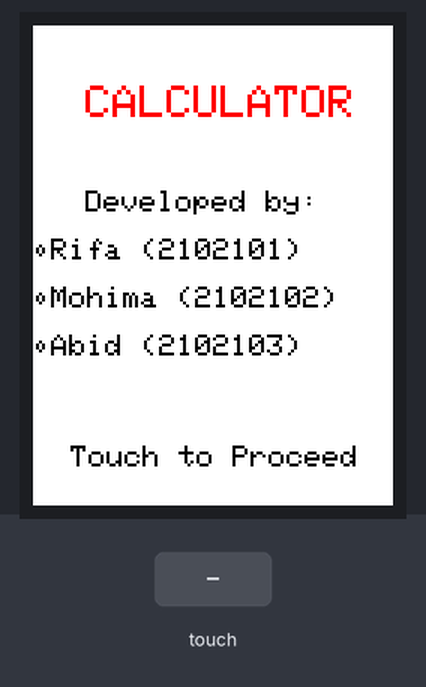
The sketch below on a simulated Arduino Uno, built with avr-gcc and run on an emulated ATmega328P. Parts: 240×320 colour display. The test bench sets the inputs (shaded band). What the sketch prints to the serial monitor is not drawn.

Above: at 1.1 s.
1.2 s: touch panel pressed at 13 % / 10 % of its raw x / y range
At 1.8 s:
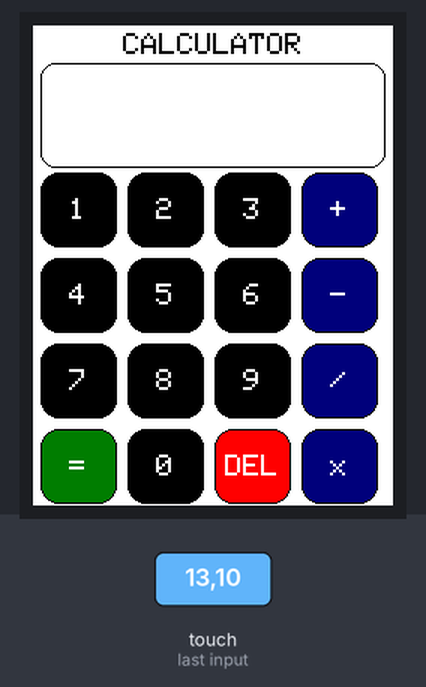
2.8 s: touch panel pressed at 38 % / 10 % of its raw x / y range
At 3.2 s:
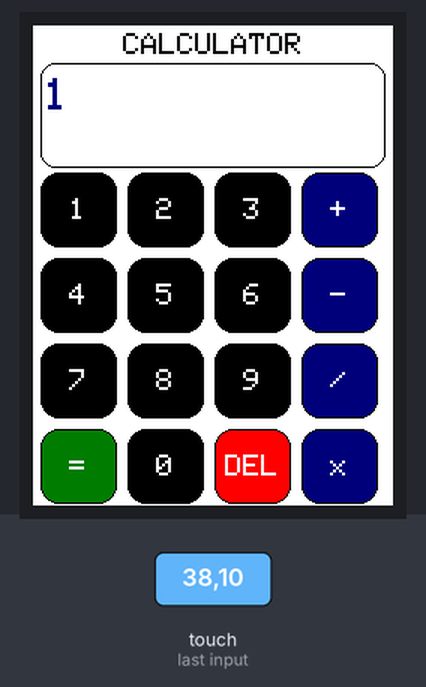
4.3 s: touch panel pressed at 38 % / 50 % of its raw x / y range
At 5.1 s:
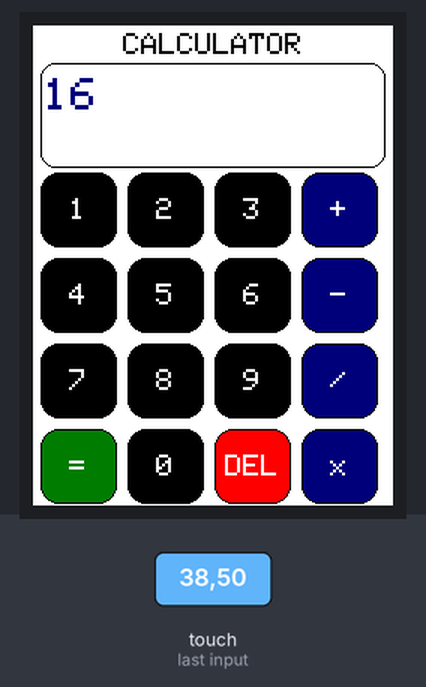
6.1 s: touch panel pressed at 62 % / 50 % of its raw x / y range
At 7.6 s:
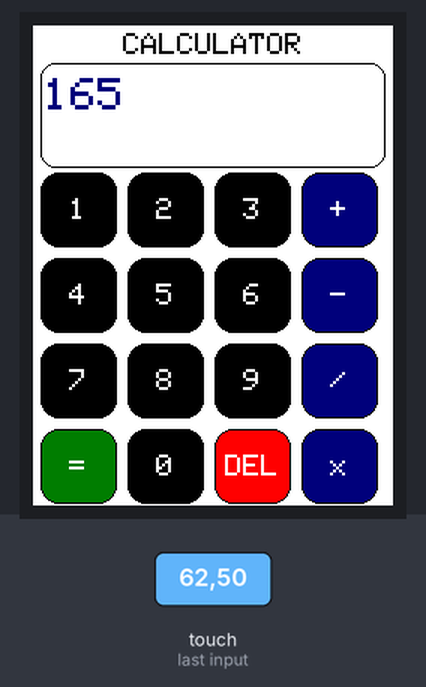
7.9 s: touch panel pressed at 87 % / 50 % of its raw x / y range
At 9.1 s:
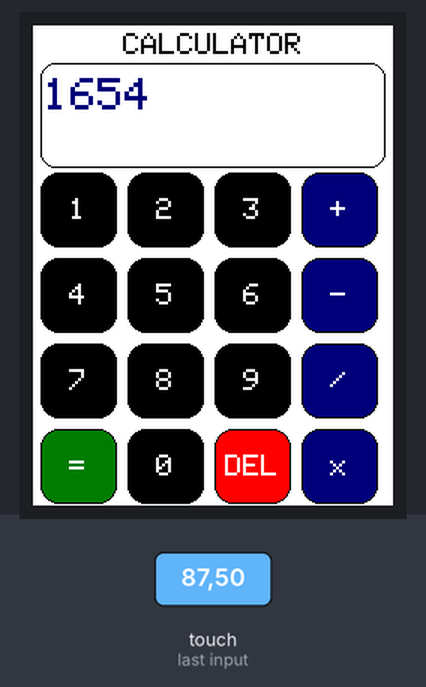
9.7 s: touch panel pressed at 38 % / 70 % of its raw x / y range
At 10.5 s:
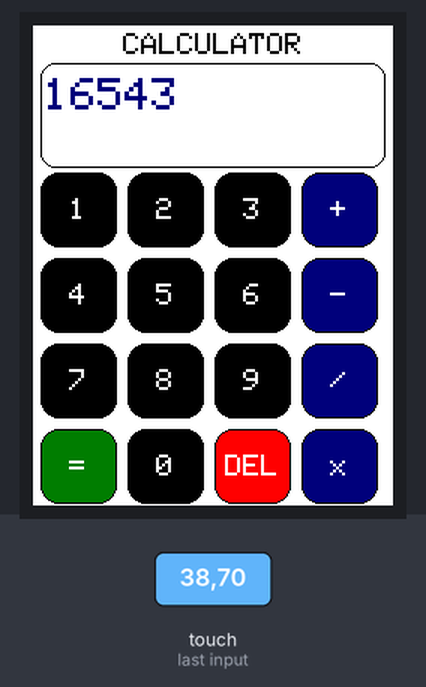
Timing chart, 0 to 12.5 s (numbered marks = the images above; inputs shaded):
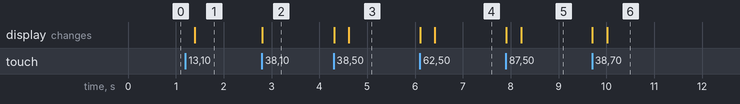

The sketch:

calculator.ino
```cpp
#include <Adafruit_GFX.h>
#include <MCUFRIEND_kbv.h>
MCUFRIEND_kbv tft;
#include <TouchScreen.h>
#define MINPRESSURE 200
#define MAXPRESSURE 1000

const int XP = 7, XM = A1, YP = A2, YM = 6; // 240x320 ID=0x9341
const int TS_LEFT = 918, TS_RT = 201, TS_TOP = 932, TS_BOT = 223;
TouchScreen ts = TouchScreen(XP, YP, XM, YM, 300);

#define BLACK 0x0000
#define BLUE 0x000F
#define RED 0xF800
#define GREEN 0x03E0
#define CYAN 0x07FF
#define MAGENTA 0xF81F
#define YELLOW 0xFFE0
#define WHITE 0xFFFF
#define BUTTON_X 30
#define BUTTON_Y 123
#define BUTTON_W 51
#define BUTTON_H 50
#define BUTTON_SPACING_X 07
#define BUTTON_SPACING_Y 07
#define BUTTON_TEXTSIZE 2

char buttonlabels[16][5] = {"1", "2", "3", "+", "4", "5", "6", "-", "7", "8", "9", "/", "=", "0", "DEL", "x"};
uint16_t buttoncolors[16] = {BLACK, BLACK, BLACK, BLUE, BLACK, BLACK, BLACK, BLUE, BLACK, BLACK, BLACK, BLUE, GREEN, BLACK, RED, BLUE};
Adafruit_GFX_Button buttons[16];
int col = 0, row = 0, z = 0, i, j;
#define TEXT_X 5
#define TEXT_Y 25
#define TEXT_W (tft.width() - 10)
#define TEXT_H 70
#define TEXT_TSIZE 3
#define TEXT_TCOLOR BLUE
char q;
int presskey;
int pass;
float num1, num2;

int operator_type = 0;
#define TEXT_LEN 10
char textfield[TEXT_LEN + 1] = "";
uint8_t textfield_i = 0;
float result = 0;

TSPoint tp;
boolean n = false;
int nc;
float fn; // final number
#define TS_MINX 138
#define TS_MINY 236
#define TS_MAXX 772
#define TS_MAXY 869

void setup()
{
    Serial.begin(9600);
    tft.reset();
    uint16_t ID = tft.readID();
    Serial.print("TFT ID = 0x");
    Serial.println(ID, HEX);
    Serial.println("Calibrate for your Touch Panel");
    if (ID == 0xD3D3)
        ID = 0x9486; // write-only shield
    tft.begin(ID);
    tft.setRotation(0); // PORTRAIT
    tft.fillScreen(WHITE);

    // welcome screen
    uint16_t width = tft.width() - 1;
    uint16_t height = tft.height() - 1;
    uint8_t border = 10;
    tft.fillScreen(WHITE);
    tft.fillRect(border, border, (width - border * 2), (height - border * 2), WHITE);
    tft.setTextSize(3);
    tft.setTextColor(RED);
    tft.setCursor((tft.width() / 2) - 85, 40);
    tft.println("CALCULATOR");
    tft.setCursor((tft.width() / 2) - 85, 110);
    tft.setTextSize(2);
    tft.setTextColor(BLACK);
    tft.println("Developed by: \n\n\tRifa (2102101) \n\n\tMohima (2102102) \n\n\tAbid (2102103)");
    tft.setCursor((tft.width() / 2) - 95, 280);
    tft.println("Touch to Proceed");

    do
    {
        tp = ts.getPoint();
        pinMode(XM, OUTPUT);
        pinMode(YP, OUTPUT);
    } while ((tp.z < MINPRESSURE) || (tp.z > MAXPRESSURE));

    tp.x = map(tp.x, TS_LEFT, TS_RT, 0, tft.width());
    tp.y = map(tp.y, TS_TOP, TS_BOT, 0, tft.height());

    tft.fillScreen(WHITE);
    tft.setCursor((tft.width() / 2) - 60, 5);
    tft.setTextSize(2);
    tft.setTextColor(BLACK);
    tft.println("CALCULATOR");
    tft.drawRoundRect(TEXT_X, TEXT_Y, TEXT_W, TEXT_H, 10, BLACK);

    for (int i = 0; i < 4; i++)
    {
        for (int j = 0; j < 4; j++)
        {
            row = i;
            col = j;

            buttons[z].initButton(&tft, BUTTON_X + col * (BUTTON_W + BUTTON_SPACING_X),
                                  BUTTON_Y + row * (BUTTON_H + BUTTON_SPACING_Y),
                                  BUTTON_W, BUTTON_H, BLACK, buttoncolors[z], WHITE,
                                  buttonlabels[z], BUTTON_TEXTSIZE);
            buttons[z].drawButton();
            z++;
        }
    }
}

void loop()
{
    do
    {
        tp = ts.getPoint();
        pinMode(XM, OUTPUT);
        pinMode(YP, OUTPUT);
    } while ((tp.z < MINPRESSURE) || (tp.z > MAXPRESSURE));

    tp.x = map(tp.x, TS_LEFT, TS_RT, 0, tft.width());
    tp.y = map(tp.y, TS_TOP, TS_BOT, 0, tft.height());

    if (n == true)
    {
        tft.setCursor(TEXT_X + 2, TEXT_Y + 40);
        tft.setTextColor(TEXT_TCOLOR, WHITE);
        tft.setTextSize(TEXT_TSIZE);
        tft.print(" ");
        tft.setCursor(TEXT_X + 2, TEXT_Y + 10);
        tft.print(" ");
        n = false;
    }

    for (uint8_t b = 0; b < 16; b++)
    {
        if (buttons[b].contains(tp.x, tp.y))
        {
            buttons[b].press(true);
            q = b;
        }
        else
        {
            buttons[b].press(false);
        }
    }
    Serial.print("value of q: ");
    Serial.println(q);

    if (q == 3 || q == 7 || q == 11 || q == 12 || q == 14 || q == 15)
    {
        switch (q)
        {
        case 3:
            operator_type = 1;
            pressed_button();
            animate();
            display_text();
            break;
        case 7:
            operator_type = 2;
            pressed_button();
            animate();
            display_text();
            break;
        case 11:
            operator_type = 3;
            pressed_button();
            animate();
            display_text();
            break;
        case 12:
            pressed_button();
            animate();
            break;
        case 14:
            pressed_button();
            animate();
            clr_button();
            break;
        case 15:
            operator_type = 4;
            pressed_button();
            animate();
            display_text();
            break;
        }
    }
    else
    {
        switch (q)
        {
        case 0:
            nc = 1;
            pressed_button();
            animate();
            display_text();
            break;
        case 1:
            nc = 2;
            pressed_button();
            animate();
            display_text();
            break;
        case 2:
            nc = 3;
            pressed_button();
            animate();
            display_text();
            break;
        case 4:
            nc = 4;
            pressed_button();
            animate();
            display_text();
            break;
        case 5:
            nc = 5;
            pressed_button();
            animate();
            display_text();
            break;
        case 6:
            nc = 6;
            pressed_button();
            animate();
            display_text();
            break;
        case 8:
            nc = 7;
            pressed_button();
            animate();
            display_text();
            break;
        case 9:
            nc = 8;
            pressed_button();
            animate();
            display_text();
            break;
        case 10:
            nc = 9;
            pressed_button();
            animate();
            display_text();
            break;
        case 13:
            nc = 0;
            pressed_button();
            animate();
            display_text();
            break;
        }
    }

    if (nc > 0 || q == 13)
    {
        switch (presskey)
        {
        case 0:
            fn = nc;
            break;
        case 1:
            fn = fn * 10 + nc;
            break;
        case 2:
            fn = fn * 10 + nc;
            break;
        case 3:
            fn = fn * 10 + nc;
            break;
        }
        Serial.print("presskey: ");
        Serial.println(presskey);
        nc = 0;
        presskey++;
        delay(200);
    }
    if (q == 3 || q == 7 || q == 11 || q == 12 || q == 15)
    {
        if (pass == 0)
        {
            presskey = 0;
            num1 = fn;
            pass++;
        }
        else if (pass == 1)
        {
            presskey = 0;
            num2 = fn;
        }
    }

    if (q == 12)
    {
        switch (operator_type)
        {
        case 1:
            result = num1 + num2;
            break;
        case 2:
            result = num1 - num2;
            break;
        case 3:
            result = num1 / num2;
            break;
        case 4:
            result = num1 * num2;
            break;
        }
        tft.setCursor(TEXT_X + 2, TEXT_Y + 40);
        tft.setTextColor(TEXT_TCOLOR, WHITE);
        tft.setTextSize(TEXT_TSIZE);
        tft.print('=');
        tft.print(result);

        q = 0;
        num1 = 0;
        num2 = 0;
        pass = 0;
        nc = 0;
        fn = 0;
        result = 0;
        operator_type = 0;
        char textfield[TEXT_LEN + 1] = "";
        textfield_i = 0;
        n = true;
    }
    Serial.print("pass: ");
    Serial.println(pass);
    Serial.print("fn: ");
    Serial.println(fn);
    Serial.print("num1: ");
    Serial.println(num1);
    Serial.print("num2: ");
    Serial.println(num2);
    Serial.print("operator: ");
    Serial.println(operator_type);
    Serial.print("result: ");
    Serial.println(result);
    delay(100);
}

void pressed_button()
{
    textfield[textfield_i] = buttonlabels[q][0];
    textfield_i++;
    textfield[textfield_i] = 0;
}

void animate()
{
    if (buttons[q].justPressed())
    {
        buttons[q].drawButton(true);
        delay(300);
        buttons[q].drawButton();
    }
}

void display_text()
{
    tft.setCursor(TEXT_X + 2, TEXT_Y + 10);
    tft.setTextColor(TEXT_TCOLOR, WHITE);
    tft.setTextSize(TEXT_TSIZE);
    tft.print(textfield);
}

void clr_button()
{
    q = 0;
    num1 = 0;
    num2 = 0;
    nc = 0;
    fn = 0;
    pass = 0;
    result = 0;
    char textfield[TEXT_LEN + 1] = "";
    textfield_i = 0;
    operator_type = 0;
    n = true;
}
```

Measured:
- after the input at 1.2 s, the display: changes after 0.19 s (image 1)
- after the input at 2.8 s, the display: changes at once (image 2)
- after the input at 4.3 s, the display: first changes at once (image 3 shows a later state)
- after the input at 6.1 s, the display: first changes at once (image 4 shows a later state)
- after the input at 7.9 s, the display: first changes at once (image 5 shows a later state)
- after the input at 9.7 s, the display: first changes at once (image 6 shows a later state)
